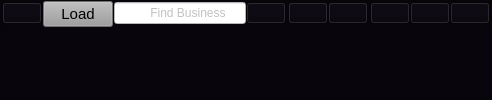
        <widget class="QFrame" name="header_frame">
         <property name="styleSheet">
          <string notr="true">background-color: rgb(9, 5, 13);</string>
         </property>
         <property name="frameShape">
          <enum>QFrame::StyledPanel</enum>
         </property>
         <property name="frameShadow">
          <enum>QFrame::Raised</enum>
         </property>
         <layout class="QHBoxLayout" name="horizontalLayout_2">
          <property name="spacing">
           <number>0</number>
          </property>
          <property name="leftMargin">
           <number>0</number>
          </property>
          <property name="topMargin">
           <number>0</number>
          </property>
          <property name="rightMargin">
           <number>0</number>
          </property>
          <property name="bottomMargin">
           <number>0</number>
          </property>
          <item alignment="Qt::AlignLeft|Qt::AlignTop">
           <widget class="QFrame" name="frame_5">
            <property name="frameShape">
             <enum>QFrame::StyledPanel</enum>
            </property>
            <property name="frameShadow">
             <enum>QFrame::Raised</enum>
            </property>
            <layout class="QHBoxLayout" name="horizontalLayout_7">
             <property name="spacing">
              <number>0</number>
             </property>
             <property name="leftMargin">
              <number>0</number>
             </property>
             <property name="topMargin">
              <number>0</number>
             </property>
             <property name="rightMargin">
              <number>0</number>
             </property>
             <property name="bottomMargin">
              <number>0</number>
             </property>
             <item alignment="Qt::AlignLeft|Qt::AlignTop">
              <widget class="QPushButton" name="open_close_side_bar_btn">
               <property name="toolTip">
                <string>&lt;html&gt;&lt;head/&gt;&lt;body&gt;&lt;p&gt;&lt;span style=&quot; color:#ffffff;&quot;&gt;Side Menu&lt;/span&gt;&lt;/p&gt;&lt;/body&gt;&lt;/html&gt;</string>
               </property>
               <property name="text">
                <string/>
               </property>
               <property name="icon">
                <iconset resource="Test.qrc">
                 <normaloff>:/newPrefix/images/menu (1).png</normaloff>:/newPrefix/images/menu (1).png</iconset>
               </property>
               <property name="iconSize">
                <size>
                 <width>40</width>
                 <height>40</height>
                </size>
               </property>
              </widget>
             </item>
            </layout>
           </widget>
          </item>
          <item alignment="Qt::AlignTop">
           <widget class="QPushButton" name="load">
            <property name="minimumSize">
             <size>
              <width>0</width>
              <height>21</height>
             </size>
            </property>
            <property name="maximumSize">
             <size>
              <width>70</width>
              <height>30</height>
             </size>
            </property>
            <property name="font">
             <font>
              <pointsize>11</pointsize>
             </font>
            </property>
            <property name="toolTip">
             <string>&lt;html&gt;&lt;head/&gt;&lt;body&gt;&lt;p&gt;&lt;span style=&quot; color:#ffffff;&quot;&gt;Load Businesses&lt;/span&gt;&lt;/p&gt;&lt;/body&gt;&lt;/html&gt;</string>
            </property>
            <property name="styleSheet">
             <string notr="true">color: rgb(0, 0, 0);
background-color: rgb(157, 157, 157);</string>
            </property>
            <property name="text">
             <string>Load</string>
            </property>
            <property name="icon">
             <iconset resource="Test.qrc">
              <normaloff>:/newPrefix/images/refresh-page-option.png</normaloff>:/newPrefix/images/refresh-page-option.png</iconset>
            </property>
           </widget>
          </item>
          <item alignment="Qt::AlignLeft|Qt::AlignTop">
           <widget class="QFrame" name="frame">
            <property name="frameShape">
             <enum>QFrame::StyledPanel</enum>
            </property>
            <property name="frameShadow">
             <enum>QFrame::Raised</enum>
            </property>
            <layout class="QHBoxLayout" name="horizontalLayout_6">
             <property name="spacing">
              <number>0</number>
             </property>
             <property name="leftMargin">
              <number>0</number>
             </property>
             <property name="topMargin">
              <number>0</number>
             </property>
             <property name="rightMargin">
              <number>0</number>
             </property>
             <property name="bottomMargin">
              <number>0</number>
             </property>
             <item alignment="Qt::AlignLeft">
              <widget class="QLineEdit" name="lineEdit">
               <property name="minimumSize">
                <size>
                 <width>132</width>
                 <height>0</height>
                </size>
               </property>
               <property name="styleSheet">
                <string notr="true">background-color: rgb(255, 255, 255);
border-bottom: 3px solid  rgb(0, 170, 255);
color: rgb(131, 131, 131);</string>
               </property>
               <property name="placeholderText">
                <string>          Find Business</string>
               </property>
              </widget>
             </item>
             <item alignment="Qt::AlignLeft">
              <widget class="QPushButton" name="pushButton_6">
               <property name="toolTip">
                <string>&lt;html&gt;&lt;head/&gt;&lt;body&gt;&lt;p&gt;&lt;span style=&quot; color:#ffffff;&quot;&gt;Search&lt;/span&gt;&lt;/p&gt;&lt;/body&gt;&lt;/html&gt;</string>
               </property>
               <property name="text">
                <string/>
               </property>
               <property name="icon">
                <iconset resource="Test.qrc">
                 <normaloff>:/newPrefix/images/search (1).png</normaloff>:/newPrefix/images/search (1).png</iconset>
               </property>
              </widget>
             </item>
            </layout>
           </widget>
          </item>
          <item alignment="Qt::AlignHCenter|Qt::AlignTop">
           <widget class="QFrame" name="frame_2">
            <property name="frameShape">
             <enum>QFrame::StyledPanel</enum>
            </property>
            <property name="frameShadow">
             <enum>QFrame::Raised</enum>
            </property>
            <layout class="QHBoxLayout" name="horizontalLayout_5">
             <property name="spacing">
              <number>0</number>
             </property>
             <property name="leftMargin">
              <number>0</number>
             </property>
             <property name="topMargin">
              <number>0</number>
             </property>
             <property name="rightMargin">
              <number>0</number>
             </property>
             <property name="bottomMargin">
              <number>0</number>
             </property>
             <item>
              <widget class="QPushButton" name="pushButton_4">
               <property name="toolTip">
                <string>&lt;html&gt;&lt;head/&gt;&lt;body&gt;&lt;p&gt;&lt;span style=&quot; color:#ffffff;&quot;&gt;View Notifications&lt;/span&gt;&lt;/p&gt;&lt;/body&gt;&lt;/html&gt;</string>
               </property>
               <property name="text">
                <string/>
               </property>
               <property name="icon">
                <iconset resource="Test.qrc">
                 <normaloff>:/newPrefix/images/bell.png</normaloff>:/newPrefix/images/bell.png</iconset>
               </property>
              </widget>
             </item>
             <item>
              <widget class="QPushButton" name="pushButton_5">
               <property name="toolTip">
                <string>&lt;html&gt;&lt;head/&gt;&lt;body&gt;&lt;p&gt;&lt;span style=&quot; color:#ffffff;&quot;&gt;View Profile&lt;/span&gt;&lt;/p&gt;&lt;/body&gt;&lt;/html&gt;</string>
               </property>
               <property name="text">
                <string/>
               </property>
               <property name="icon">
                <iconset resource="Test.qrc">
                 <normaloff>:/newPrefix/images/user (1).png</normaloff>:/newPrefix/images/user (1).png</iconset>
               </property>
              </widget>
             </item>
            </layout>
           </widget>
          </item>
          <item alignment="Qt::AlignRight|Qt::AlignTop">
           <widget class="QFrame" name="frame_3">
            <property name="frameShape">
             <enum>QFrame::StyledPanel</enum>
            </property>
            <property name="frameShadow">
             <enum>QFrame::Raised</enum>
            </property>
            <layout class="QHBoxLayout" name="horizontalLayout_4">
             <property name="spacing">
              <number>0</number>
             </property>
             <property name="leftMargin">
              <number>0</number>
             </property>
             <property name="topMargin">
              <number>0</number>
             </property>
             <property name="rightMargin">
              <number>0</number>
             </property>
             <property name="bottomMargin">
              <number>0</number>
             </property>
             <item>
              <widget class="QPushButton" name="minimize_window_button">
               <property name="toolTip">
                <string>&lt;html&gt;&lt;head/&gt;&lt;body&gt;&lt;p&gt;&lt;span style=&quot; color:#ffffff;&quot;&gt;Minimize&lt;/span&gt;&lt;/p&gt;&lt;/body&gt;&lt;/html&gt;</string>
               </property>
               <property name="text">
                <string/>
               </property>
               <property name="icon">
                <iconset resource="Test.qrc">
                 <normaloff>:/newPrefix/images/shrink.png</normaloff>:/newPrefix/images/shrink.png</iconset>
               </property>
              </widget>
             </item>
             <item>
              <widget class="QPushButton" name="restore_window_button">
               <property name="toolTip">
                <string>&lt;html&gt;&lt;head/&gt;&lt;body&gt;&lt;p&gt;&lt;span style=&quot; color:#ffffff;&quot;&gt;Expand&lt;/span&gt;&lt;/p&gt;&lt;/body&gt;&lt;/html&gt;</string>
               </property>
               <property name="text">
                <string/>
               </property>
               <property name="icon">
                <iconset resource="Test.qrc">
                 <normaloff>:/newPrefix/images/expand.png</normaloff>:/newPrefix/images/expand.png</iconset>
               </property>
              </widget>
             </item>
             <item>
              <widget class="QPushButton" name="close_window_button">
               <property name="toolTip">
                <string>&lt;html&gt;&lt;head/&gt;&lt;body&gt;&lt;p&gt;&lt;span style=&quot; color:#ffffff;&quot;&gt;Close&lt;/span&gt;&lt;/p&gt;&lt;/body&gt;&lt;/html&gt;</string>
               </property>
               <property name="text">
                <string/>
               </property>
               <property name="icon">
                <iconset resource="Test.qrc">
                 <normaloff>:/newPrefix/images/close (2).png</normaloff>:/newPrefix/images/close (2).png</iconset>
               </property>
               <property name="iconSize">
                <size>
                 <width>11</width>
                 <height>16</height>
                </size>
               </property>
              </widget>
             </item>
            </layout>
           </widget>
          </item>
         </layout>
        </widget>
